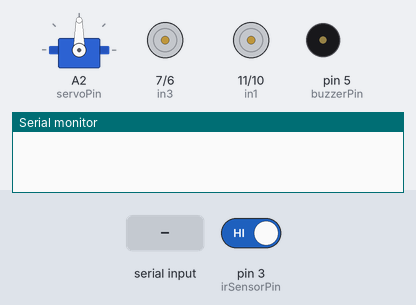
Simulated run of this sketch. Board: Arduino Uno, built with avr-gcc and run on an emulated ATmega328P. Shown: servo, motor-driver pin pairs drawn as motors (green arrow = first pin HIGH = forward, orange = second pin HIGH = backward, longer = more drive), buzzer (waves = sounding, pin HIGH), the last lines printed to the serial monitor. Inputs (shaded band) come from the test bench; at power-on: pin 3 (irSensorPin) HIGH.

Above: at 1.2 s.
1.3 s: pin 3 (irSensorPin) driven LOW
At 1.5 s:
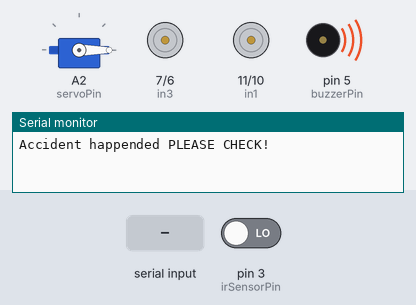
4.3 s: "F" received over Serial
At 4.81 s:
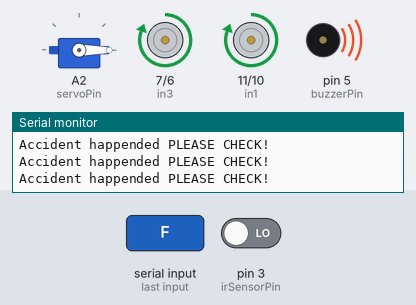
7.3 s: "B" received over Serial
At 7.82 s:
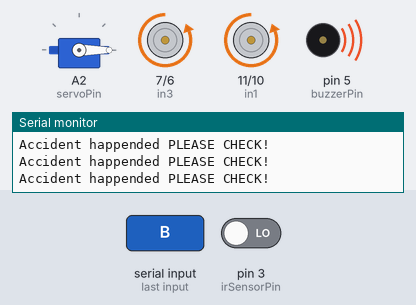
10.3 s: "L" received over Serial
At 10.83 s:
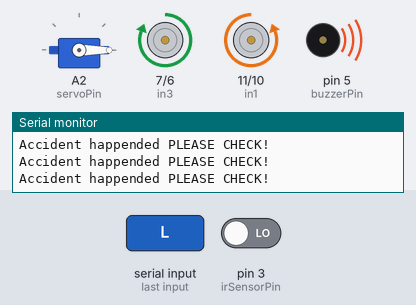
13.3 s: pin 3 (irSensorPin) driven HIGH
At 13.8 s:
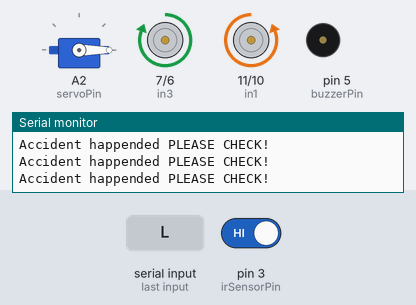
14.8 s: "R" received over Serial
At 15.6 s:
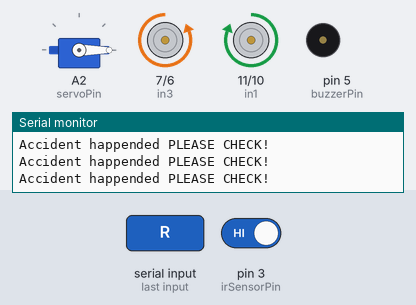
Timing chart, 0 to 17.3 s (numbered marks = the images above; inputs shaded):
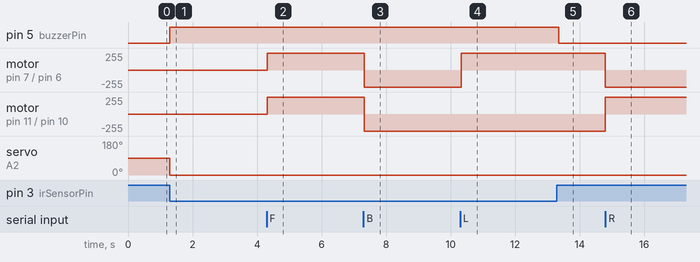

Measured:
- after the input at 1.3 s, pin 5 (buzzerPin): LOW → HIGH at once; servo on A2 (servoPin): 90° → 0° at once
- after the input at 4.3 s, motor on pin 7 (in3) / pin 6 (in4), motor on pin 11 (in1) / pin 10 (in2): stopped → forward 255/255 at once
- after the input at 7.3 s, motor on pin 7 (in3) / pin 6 (in4), motor on pin 11 (in1) / pin 10 (in2): forward 255/255 → backward 255/255 at once
- after the input at 10.3 s, motor on pin 7 (in3) / pin 6 (in4): backward 255/255 → forward 255/255 at once
- after the input at 13.3 s, pin 5 (buzzerPin): HIGH → LOW after 0.05 s
- after the input at 14.8 s, motor on pin 7 (in3) / pin 6 (in4): forward 255/255 → backward 255/255 at once; motor on pin 11 (in1) / pin 10 (in2): backward 255/255 → forward 255/255 at once

The sketch:

ACCIDENTCAR.ino
```cpp
#include <Servo.h>

#define in1 11
#define in2 10
#define in3 7
#define in4 6
#define irSensorPin 3
#define buzzerPin 5
#define servoPin A2

Servo ultrasonicServo;

void setup() {
  Serial.begin(9600);

  ultrasonicServo.attach(servoPin);

  pinMode(in1, OUTPUT);
  pinMode(in2, OUTPUT);
  pinMode(in3, OUTPUT);
  pinMode(in4, OUTPUT);

  pinMode(irSensorPin, INPUT);
  pinMode(buzzerPin, OUTPUT);
}

void loop() {
  if (Serial.available()) {
    char command = Serial.read();

    switch (command) {
      case 'F':
        moveCarForward();
        break;
      case 'B':
        moveCarBackward();
        break;
      case 'L':
        turnLeft();
        break;
      case 'R':
        turnRight();
        break;
      case 'S':
        stopCar();
        break;
      case 'P':
        Serial.println(" found car on 16.4963° N, 80.5007° E");
        break;
      default:
        break;
    }
  }


  if (digitalRead(irSensorPin) == LOW) {
    // Obstacle detected by IR sensor
    ultrasonicServo.write(0);  // Rotate servo to 90 degrees
    delay(100); // Adjust delay as needed
    sendMessageToApp("Accident happended PLEASE CHECK!");
    // You may add any other actions you want to take in case of an accident.
  }

  // Check IR sensor and activate buzzer if obstacle detected
  if (digitalRead(irSensorPin) == LOW) {
    digitalWrite(buzzerPin, HIGH);
    ultrasonicServo.write(90);
  } else {
    digitalWrite(buzzerPin, LOW);
  }
}

void sendMessageToApp(String message) {
  // Send message to app via Bluetooth
  Serial.println(message);
}

void stopCar() {
  digitalWrite(in1, LOW);
  digitalWrite(in2, LOW);
  digitalWrite(in3, LOW);
  digitalWrite(in4, LOW);
}

void moveCarForward() {
  digitalWrite(in1, HIGH);
  digitalWrite(in2, LOW);
  digitalWrite(in3, HIGH);
  digitalWrite(in4, LOW);
}

void moveCarBackward() {
  digitalWrite(in1, LOW);
  digitalWrite(in2, HIGH);
  digitalWrite(in3, LOW);
  digitalWrite(in4, HIGH);
}

void turnLeft() {
  digitalWrite(in1, LOW);
  digitalWrite(in2, HIGH);
  digitalWrite(in3, HIGH);
  digitalWrite(in4, LOW);
}

void turnRight() {
  digitalWrite(in1, HIGH);
  digitalWrite(in2, LOW);
  digitalWrite(in3, LOW);
  digitalWrite(in4, HIGH);
}
```
